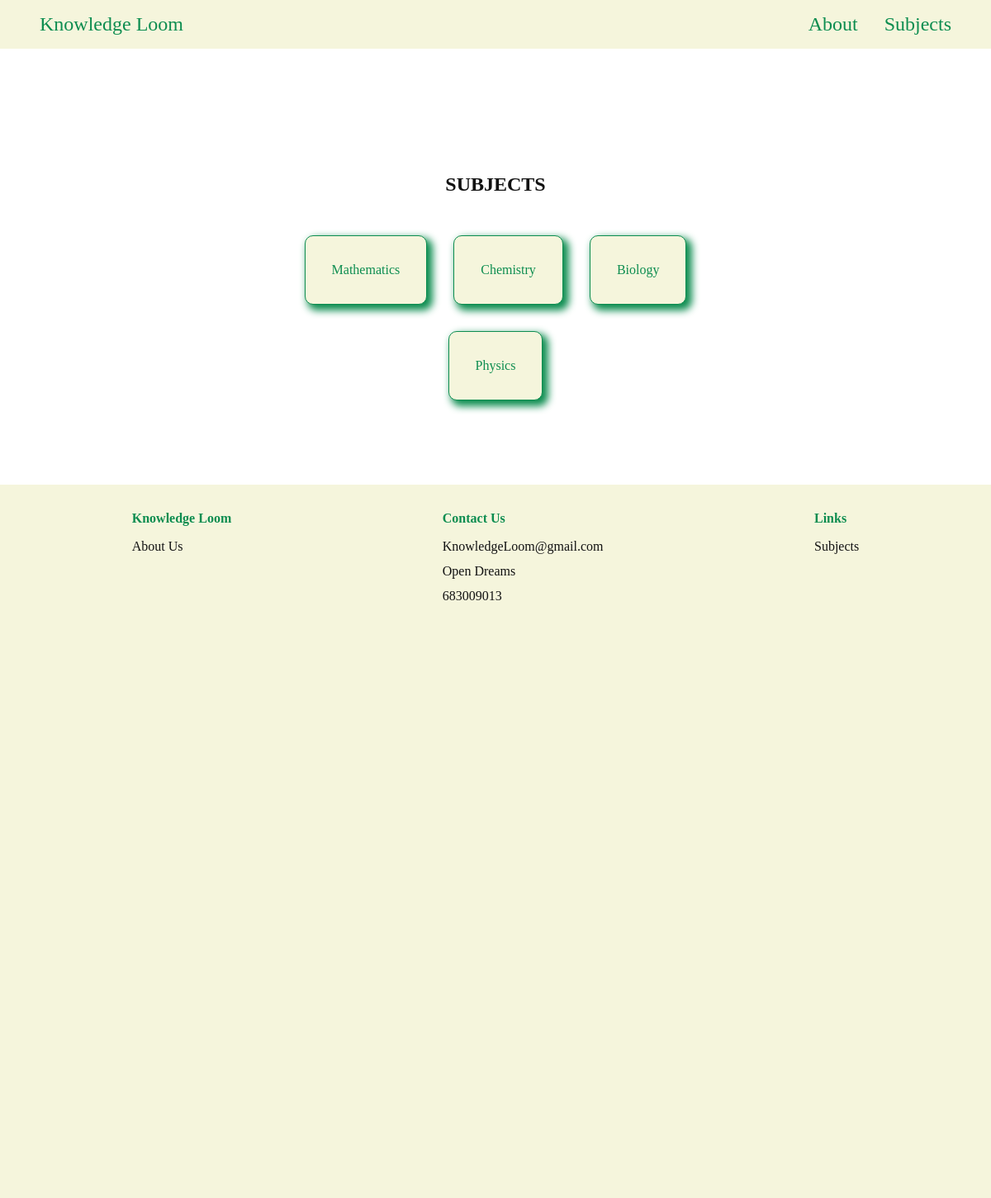
The page /subject on the database its author committed.
### ContentKL/models.py (models this page shows, shortened)
class Subjects(models.Model):
    Class=models.ForeignKey(Classes, on_delete=models.CASCADE, blank=True, null=True)
    Subject=models.CharField(max_length=50)

### ContentKL/views.py (the view)
# urls.py: path("subject",views.courses,name="subjects"),
def courses(request):
    Subject=Subjects.objects.all()
    return render(request,'Subjects.html',{'subjects':Subject,'image':image})

### templates/Subjects.html (shortened to what this page needs)
{%load static%}
<!DOCTYPE html>
<html lang="en">
<head>
    <link rel="stylesheet" href="{%static 'subject.css'%}">
</head>
<body>
    <header class="navbar">
        <a href="{% url 'home'%}">Knowledge Loom</a>
        <div>
            <a href="#">About</a>
            <a href="{% url 'subjects'%}">Subjects</a>
        </div>
    </header>
    <section class="content">
        <h1>Subjects</h1>
    <ul>
        {%for subject in subjects%}
        <li><a href="{{subject.Subject}}">{{subject.Subject}}</a></li>
        {%endfor%}
    </ul>
    </section>
    <div class="footer">
        <div class="footer_content">
            <h2>Knowledge Loom</h2>
            <ul>
                <li><a href="#">About Us</a></li>
            </ul>
        </div>
        <div class="footer_content">
            <h2>Contact Us</h2>
            <ul>
                <li><a href="#">KnowledgeLoom@gmail.com</a></li>
                <li><a href="#">Open Dreams</a></li>
                <li><a href="#">683009013</a></li>
            </ul>
        </div>
        <div class="footer_content">
            <h2>Links</h2>
            <ul>
                <li><a href="{% url 'subjects%'}">Subjects</a></li>
            </ul>
        </div>
    </div>
</body>
</html>

### static/subject.css (style rules this page uses)
* { margin:0; padding:0; }
.navbar { display: flex; padding: 1rem 3rem; justify-content: space-between; background-color: #F5F5DC; }
.navbar a { color:#0D8D50; font-size: 1.5rem; font-family: 'Times New Roman', Times, serif; }
.navbar div { display:flex; gap:2rem; }
body { min-height: 100vh; }
.content { display: flex; flex-direction: column; align-items: center; justify-content: center; padding-top:3rem; gap: 3rem; height: 60vh; }
a { text-decoration: none; color: #0D8D50; }
.content ul { list-style-type: none; display: flex; align-items: center; justify-content: center; gap: 2rem; max-width: 600px; flex-shrink: 1; flex-wrap: wrap; }
.content li { border: 1px solid #0D8D50; border-radius: 10px; box-shadow: 5px 5px 10px 2px #0D8D50 ; background-color: #F5F5DC; }
.content li a { display: inline-block; padding: 2rem; }
.content h1 { font-family: 'Times New Roman', Times, serif; font-weight: bold; text-transform: uppercase; color:#121212 }
.footer { min-height: inherit; display: flex; justify-content: space-around; color: #121212; background-color: #F5F5DC; padding:2rem; }
.footer h2 { color: #0D8D50; font-size: 1rem; }
.footer ul { list-style-type: none; display: flex; flex-direction: column; gap: .75rem; }
.footer div { display: flex; flex-direction: column; gap: 1rem; }
.footer a { text-decoration: none; color: #121212; font-size: 1rem; }

### rows shown on the page
Subjects: Subject "Mathematics"
Subjects: Subject "Chemistry"
Subjects: Subject "Biology"
Subjects: Subject "Physics"
